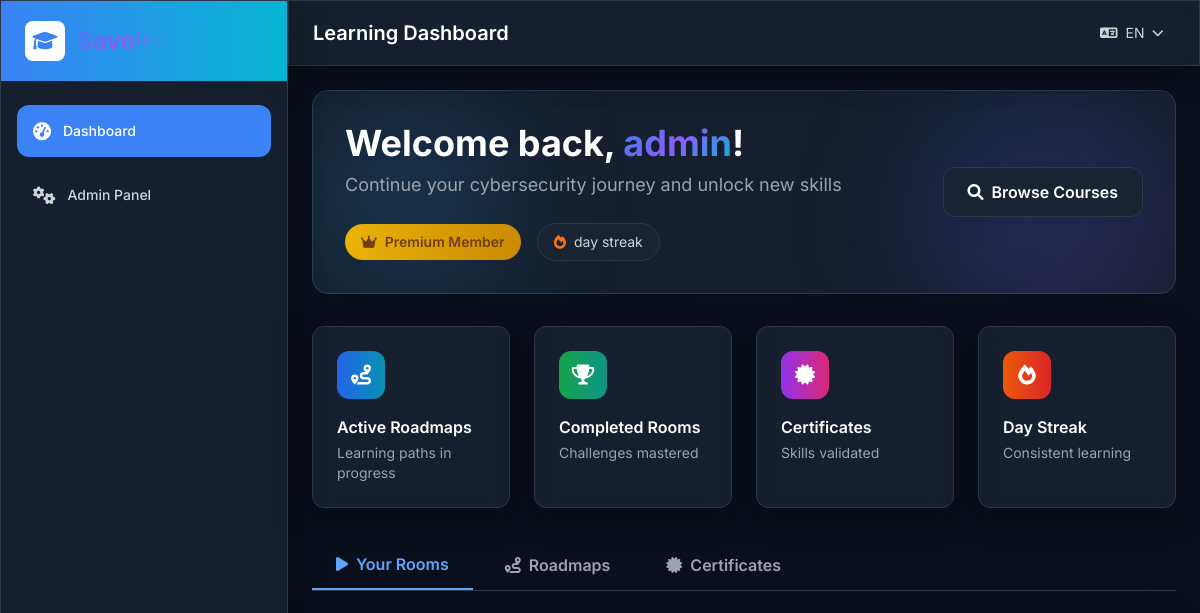
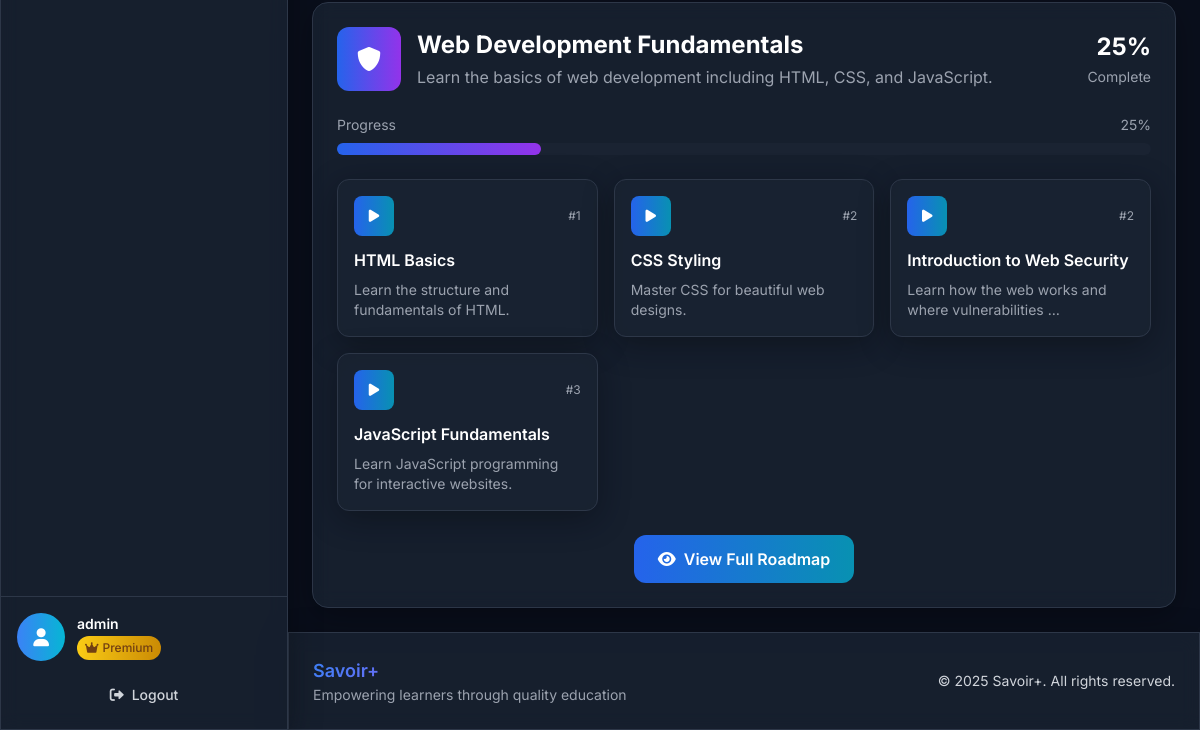
The page /dashboard/ (signed in) on the database as committed earlier (2 pictures, top to bottom).
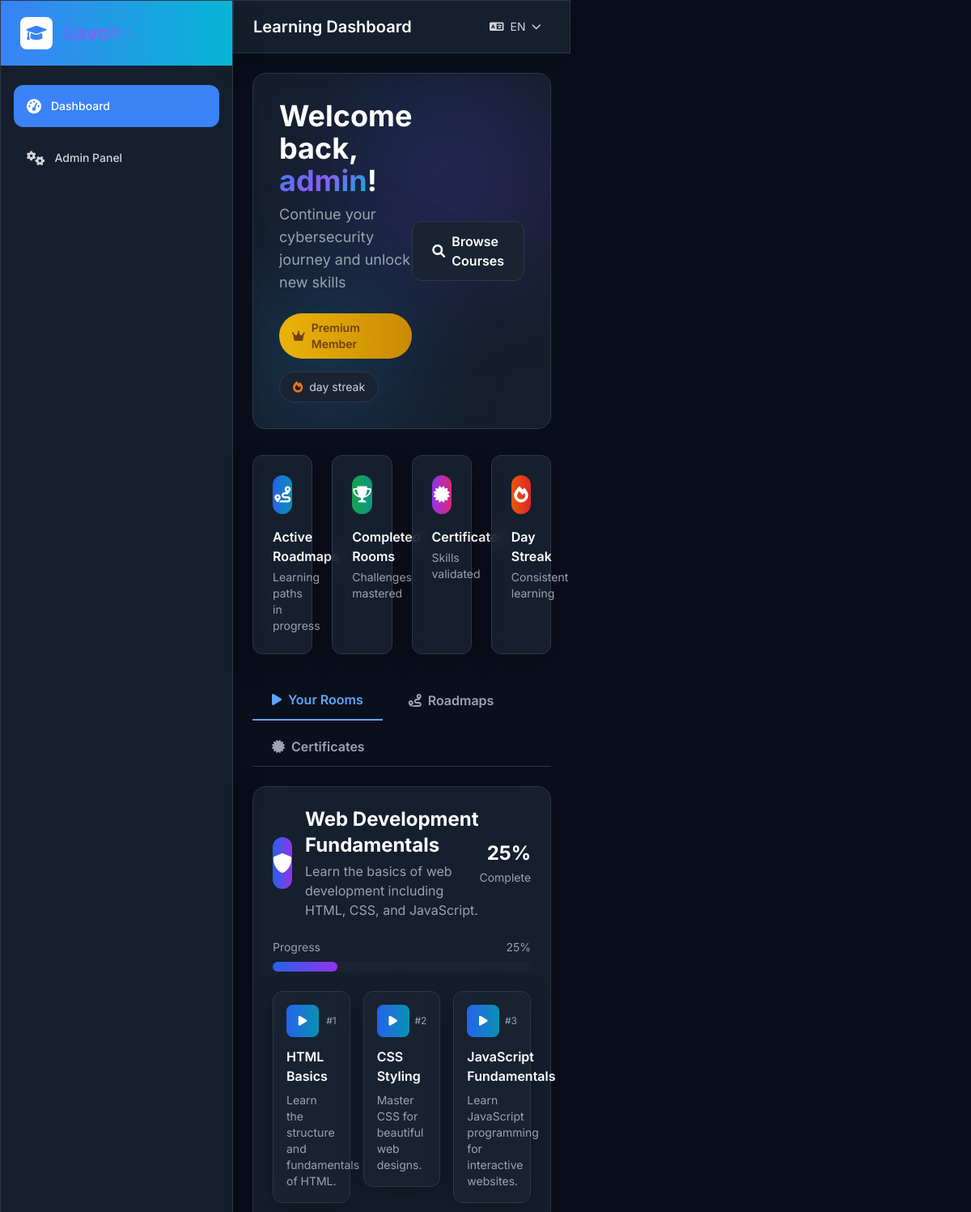
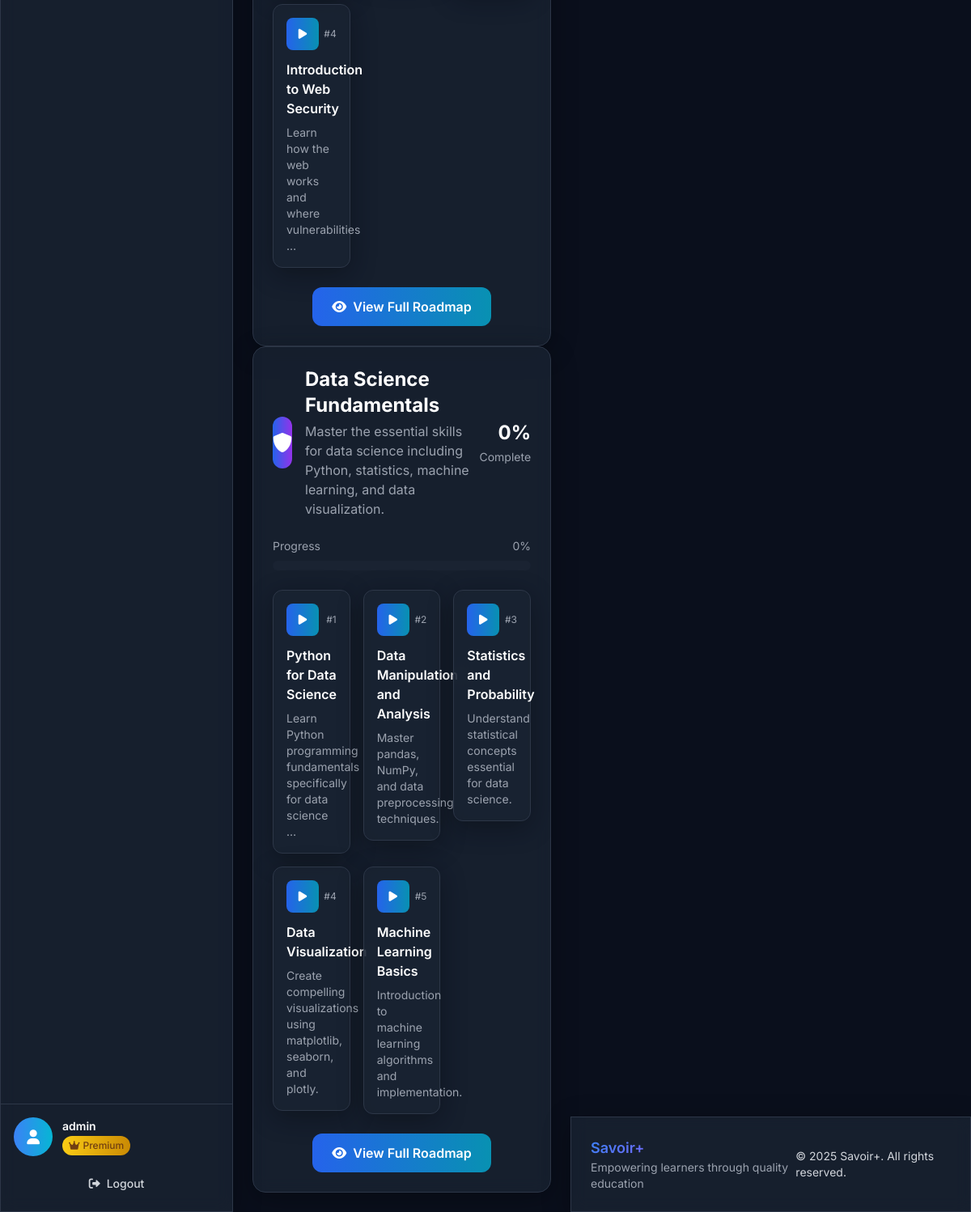
The same page on the database as committed later (2 pictures, top to bottom).
### lms/models.py (models this page shows, shortened)
class Enrollment(models.Model):
    user = models.ForeignKey(User, on_delete=models.CASCADE, verbose_name=_('User'))
    roadmap = models.ForeignKey(Roadmap, on_delete=models.CASCADE, verbose_name=_('Roadmap'))
    enrolled_at = models.DateTimeField(auto_now_add=True, verbose_name=_('Enrolled At'))
    is_active = models.BooleanField(default=True, verbose_name=_('Is Active'))
    class Meta:
        verbose_name = _('Enrollment')
        verbose_name_plural = _('Enrollments')
        unique_together = ['user', 'roadmap']

class Roadmap(models.Model):
    title = models.CharField(max_length=200, verbose_name=_('Title'))
    title_fr = models.CharField(max_length=200, blank=True, verbose_name=_('Title (French)'))
    description = models.TextField(verbose_name=_('Description'))
    description_fr = models.TextField(blank=True, verbose_name=_('Description (French)'))
    is_active = models.BooleanField(default=True, verbose_name=_('Is Active'))
    created_at = models.DateTimeField(auto_now_add=True)
    class Meta:
        verbose_name = _('Roadmap')
        verbose_name_plural = _('Roadmaps')

class Room(models.Model):
    title = models.CharField(max_length=200, verbose_name=_('Title'))
    title_fr = models.CharField(max_length=200, blank=True, verbose_name=_('Title (French)'))
    description = models.TextField(verbose_name=_('Description'))
    description_fr = models.TextField(blank=True, verbose_name=_('Description (French)'))
    roadmap = models.ForeignKey(Roadmap, on_delete=models.CASCADE, related_name='rooms', verbose_name=_('Roadmap'))
    prerequisite_room = models.ForeignKey('self', on_delete=models.SET_NULL, blank=True, null=True, verbose_name=_('Prerequisite Room'))
    order = models.PositiveIntegerField(default=0, verbose_name=_('Order'))
    is_active = models.BooleanField(default=True, verbose_name=_('Is Active'))
    created_at = models.DateTimeField(auto_now_add=True)
    class Meta:
        verbose_name = _('Room')
        verbose_name_plural = _('Rooms')
        ordering = ['roadmap', 'order']
    def is_accessible_by_user(self, user):
        from lms.models import Enrollment
        is_enrolled = Enrollment.objects.filter(
            user=user,
            roadmap=self.roadmap,
            is_active=True
        ).exists()
        print(f"DEBUG: User {user.username} enrolled in roadmap {self.roadmap.title}: {is_enrolled}")
        if not is_enrolled:
            print(f"DEBUG: User not enrolled in roadmap, room not accessible")
            return False
        if not self.prerequisite_room:
            print(f"DEBUG: No prerequisite room, returning True")
            return True
        prerequisite_completed = RoomCompletion.objects.filter(
            user=user,
            room=self.prerequisite_room,
            is_completed=True
        ).exists()
        print(f"DEBUG: Prerequisite room {self.prerequisite_room.title} completed: {prerequisite_completed}")
        return prerequisite_completed

### lms/views.py (the view, shortened to what this page needs)
# urls.py: path('dashboard/', views.dashboard, name='dashboard'),
@login_required
def dashboard(request):
    enrolled_roadmaps = Enrollment.objects.filter(
        user=request.user, is_active=True
    ).select_related('roadmap').prefetch_related('roadmap__rooms')
    roadmaps = [enrollment.roadmap for enrollment in enrolled_roadmaps]
    completed_rooms = RoomCompletion.objects.filter(
        user=request.user, is_completed=True
    ).values_list('room_id', flat=True)
    certificates = Certificate.objects.filter(user=request.user, is_valid=True)
    enrolled_rooms = Room.objects.filter(
        roadmap__in=roadmaps, is_active=True
    )
    total_rooms = enrolled_rooms.count()
    completed_count = len([room_id for room_id in completed_rooms if room_id in enrolled_rooms.values_list('id', flat=True)])
    overall_progress = (completed_count / total_rooms * 100) if total_rooms > 0 else 0
    recent_completions = SectionCompletion.objects.filter(
        user=request.user, is_completed=True
    ).select_related('section').order_by('-completed_at')[:5]
    enrollments_with_progress = []
    for enrollment in enrolled_roadmaps:
        roadmap = enrollment.roadmap
        roadmap_rooms = roadmap.rooms.filter(is_active=True)
        total_roadmap_rooms = roadmap_rooms.count()
        completed_roadmap_rooms = len([room_id for room_id in completed_rooms if room_id in roadmap_rooms.values_list('id', flat=True)])
        progress_percentage = (completed_roadmap_rooms / total_roadmap_rooms * 100) if total_roadmap_rooms > 0 else 0
        enrollment.progress_percentage = round(progress_percentage)
        enrollments_with_progress.append(enrollment)
    roadmap_data = []
    for roadmap in roadmaps:
        rooms = roadmap.rooms.filter(is_active=True).order_by('order')
        rooms_data = []
        roadmap_completed = 0
        for room in rooms:
            is_accessible = room.is_accessible_by_user(request.user)
            is_completed = room.id in completed_rooms
            if is_completed:
                roadmap_completed += 1
            sections = room.sections.filter(is_active=True)
            completed_sections = SectionCompletion.objects.filter(
                user=request.user, section__in=sections, is_completed=True
            ).count()
            sections_progress = (completed_sections / sections.count() * 100) if sections.count() > 0 else 0
            rooms_data.append({
                'room': room,
                'is_accessible': is_accessible,
                'is_completed': is_completed,
                'sections_progress': sections_progress,
                'sections_total': sections.count(),
                'sections_completed': completed_sections,
            })
        roadmap_progress = (roadmap_completed / rooms.count() * 100) if rooms.count() > 0 else 0
        roadmap.user_progress = roadmap_progress
        stroke_dashoffset = 175.93 - (roadmap_progress / 100 * 175.93)
        roadmap_data.append({
            'roadmap': roadmap,
            'rooms': rooms_data,
            'progress': roadmap_progress,
            'completed_rooms': roadmap_completed,
            'total_rooms': rooms.count(),
            'stroke_dashoffset': stroke_dashoffset,
        })
    context = {
        'enrolled_roadmaps': enrollments_with_progress,  # Pass enrollments with progress
        'roadmaps': roadmap_data,
        'roadmap_data': roadmap_data,
        'user': request.user,
        'certificates': certificates,
        'certificates_count': certificates.count(),
        'overall_progress': overall_progress,
        'completed_rooms': completed_count,
        'total_completed_rooms': completed_count,
        'total_rooms': total_rooms,
        'recent_completions': recent_completions,
    }
    return render(request, 'lms/dashboard.html', context)

### lms/models.py (called while the page is built)
    def save(self, *args, **kwargs):
        if not self.trial_start_date:
            from django.utils import timezone
            self.trial_start_date = timezone.now()
        if not self.trial_end_date and self.trial_start_date:
            self.trial_end_date = self.trial_start_date + timedelta(days=15)
        super().save(*args, **kwargs)

### templates/lms/dashboard.html (shortened to what the changed rows need)
{% extends 'base.html' %}
{% load i18n %}
{% load lms_tags %}
{% block page_title %}{% trans "Learning Dashboard" %}{% endblock %}
{% block content %}
<div class="dashboard-container">
<div class="dashboard-content">
    <div class="relative overflow-hidden">
        <div class="glass rounded-2xl p-8 border border-dark-border relative">
            <div class="absolute top-0 right-0 w-64 h-64 bg-gradient-to-br from-blue-600/20 to-purple-600/20 rounded-full blur-3xl"></div>
            <div class="absolute bottom-0 left-0 w-48 h-48 bg-gradient-to-tr from-cyan-500/20 to-blue-500/20 rounded-full blur-3xl"></div>
            <div class="relative z-10">
                <div class="flex flex-col lg:flex-row items-start lg:items-center justify-between">
                    <div class="flex-1 mb-6 lg:mb-0">
                        <h1 class="text-3xl md:text-4xl font-bold text-white mb-2">
                            {% trans "Welcome back" %},
                            <span class="gradient-text">{{ user.first_name|default:user.username }}</span>!
                        </h1>
                    </div>
                </div>
            </div>
        </div>
    </div>
    <div class="space-y-6">
        <div id="content-enrolled" class="tab-content">
            {% if enrolled_roadmaps %}
                <div class="space-y-8">
                    {% for enrollment in enrolled_roadmaps %}
                    <div class="glass rounded-2xl p-6 border border-dark-border">
                        <div class="flex items-center justify-between mb-6">
                            <div class="flex items-center">
                                <div class="w-16 h-16 bg-gradient-to-r from-blue-600 to-purple-600 rounded-xl flex items-center justify-center mr-4">
                                    <i class="fas fa-shield-alt text-white text-2xl"></i>
                                </div>
                                <div>
                                    <h3 class="text-2xl font-bold text-white mb-1">{{ enrollment.roadmap.title }}</h3>
                                    <p class="text-gray-400">{{ enrollment.roadmap.description|truncatewords:15 }}</p>
                                </div>
                            </div>
                            <div class="text-right">
                                <div class="text-2xl font-bold text-white mb-1">{{ enrollment.progress_percentage }}%</div>
                                <div class="text-sm text-gray-400">{% trans "Complete" %}</div>
                            </div>
                        </div>
                        <div class="mb-6">
                            <div class="flex justify-between text-sm text-gray-400 mb-2">
                                <span>{% trans "Progress" %}</span>
                                <span>{{ enrollment.progress_percentage }}%</span>
                            </div>
                            <div class="w-full bg-dark-card rounded-full h-3">
                                <div class="bg-gradient-to-r from-blue-600 to-purple-600 h-3 rounded-full transition-all duration-500" style="width: {{ enrollment.progress_percentage }}%"></div>
                            </div>
                        </div>
                        <div class="grid grid-cols-1 md:grid-cols-2 lg:grid-cols-3 gap-4">
                            {% for room in enrollment.roadmap.rooms.all|slice:":6" %}
                            <div class="group relative">
                                <a href="{% url 'room_detail' room.id %}" class="block glass rounded-xl p-4 border border-dark-border hover:border-blue-500/50 transition-all duration-300">
                                    <div class="flex items-center justify-between mb-3">
                                        <div class="w-10 h-10 bg-gradient-to-r from-blue-600 to-cyan-600 rounded-lg flex items-center justify-center">
                                            <i class="fas fa-play text-white text-sm"></i>
                                        </div>
                                        <span class="text-xs text-gray-400">#{{ room.order }}</span>
                                    </div>
                                    <h4 class="text-white font-semibold mb-2 group-hover:text-blue-400 transition-colors">{{ room.title|truncatechars:30 }}</h4>
                                    <p class="text-gray-400 text-sm">{{ room.description|truncatewords:8 }}</p>
                                </a>
                            </div>
                            {% endfor %}
                        </div>
                        <div class="mt-6 text-center">
                            {% if enrollment.roadmap and enrollment.roadmap.id %}
                            <a href="{% url 'roadmap_detail' enrollment.roadmap.id %}" class="inline-flex items-center px-6 py-3 bg-gradient-to-r from-blue-600 to-cyan-600 hover:from-blue-700 hover:to-cyan-700 text-white font-semibold rounded-xl transition-all duration-300 transform hover:scale-105">
                                <i class="fas fa-eye mr-2"></i>{% trans "View Full Roadmap" %}
                            </a>
                            {% endif %}
                        </div>
                        </div>
                    </div>
                    {% endfor %}
                </div>
            {% endif %}
        </div>
    </div>
</div>
{% endblock %}

Rows that differ between the two databases and show on the page:
shown differently, row unchanged: Room "JavaScript Fundamentals": moves up the list
changed Room "Introduction to Web Security": order "2" → "4"
added Enrollment: roadmap "Data Science Fundamentals", roadmap.description "Master the essential skills for data science including Python, statistics, machine learning, and data visualization.", progress_percentage "0"
added Room: order "1", title "Python for Data Science", description "Learn Python programming fundamentals specifically for data science …", shown under "Data Science Fundamentals"
added Room: order "2", title "Data Manipulation and Analysis", description "Master pandas, NumPy, and data preprocessing techniques.", shown under "Data Science Fundamentals"
added Room: order "3", title "Statistics and Probability", description "Understand statistical concepts essential for data science.", shown under "Data Science Fundamentals"
added Room: order "4", title "Data Visualization", description "Create compelling visualizations using matplotlib, seaborn, and plotly.", shown under "Data Science Fundamentals"
added Room: order "5", title "Machine Learning Basics", description "Introduction to machine learning algorithms and implementation.", shown under "Data Science Fundamentals"
